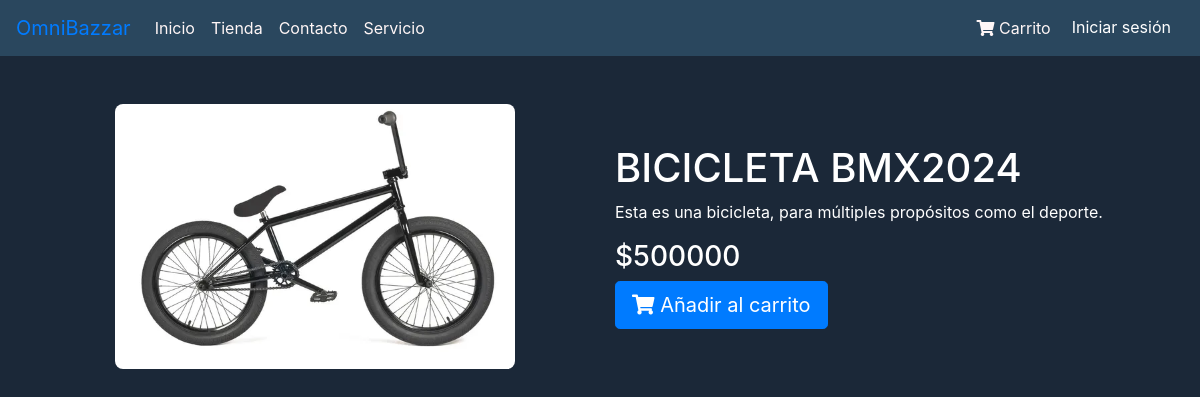
The app's page /detalle-producto/2/, older data.
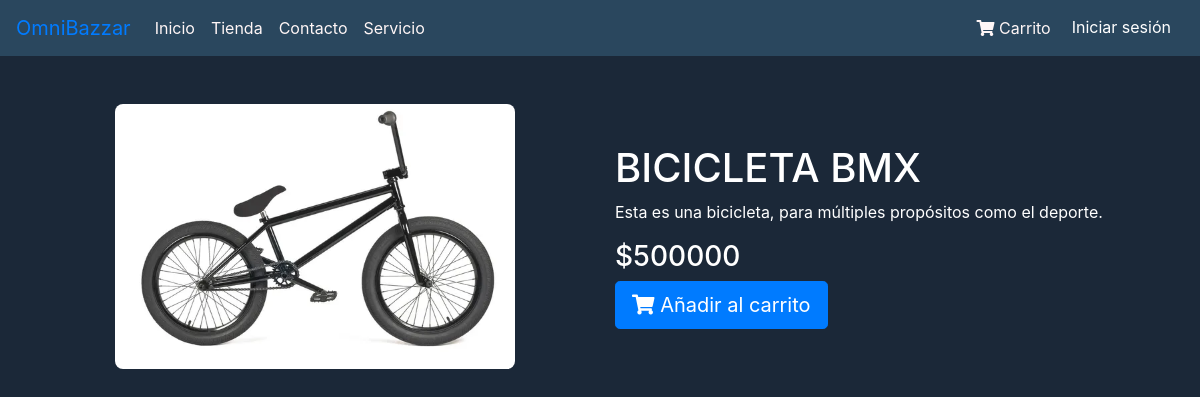
The same page, newer data.
### productos/models.py (models this page shows, shortened)
class Producto(models.Model):
    nombre = models.CharField(max_length=50)
    precio = models.IntegerField()
    descripcion = models.TextField()
    nuevo = models.BooleanField()
    marca = models.ForeignKey(Marca, on_delete=models.PROTECT)
    fecha_fabricacion = models.DateField()
    imagen = models.ImageField(upload_to="productos", null=True)
    usuario = models.ForeignKey(User, on_delete=models.CASCADE, null=True, blank=True)

### productos/views.py (the view)
# urls.py: path('detalle-producto/<int:producto_id>/', detalle_producto, name='detalle_producto'),
def detalle_producto(request, producto_id):
    producto = get_object_or_404(Producto, id=producto_id)
    return render(request, 'compra/detalle_producto.html', {'producto': producto})

### productos/templates/compra/detalle_producto.html (shortened to what this page needs)
{% extends "productos/base.html" %}
{% block content %}
<div class="container mt-4">
    <div class="row">
        <div class="col-md-6 d-flex justify-content-center">
            {% if producto.imagen %}
            <img src="{{ producto.imagen.url }}" class="img-fluid"
                style="border-radius: 8px; width: 100%; max-width: 400px;">
            {% endif %}
        </div>
        <div class="col-md-6 d-flex flex-column justify-content-center">
            <h1 style="color: white;">{{ producto.nombre }}</h1>
            <p style="color: white;">{{ producto.descripcion }}</p>
            <h3 style="color: white;">${{ producto.precio }}</h3>
            <div>
                <button type="submit" class="btn btn-primary btn-lg">
                    <i class="fas fa-shopping-cart"></i> Añadir al carrito
                </button>
            </div>
        </div>
    </div>
</div>
{% endblock %}

Row changes from the older to the newer data that the page shows:
changed Producto "Esta es una bicicleta, para múltiples propósitos como el deporte.": nombre "BICICLETA BMX2024" → "BICICLETA BMX"
